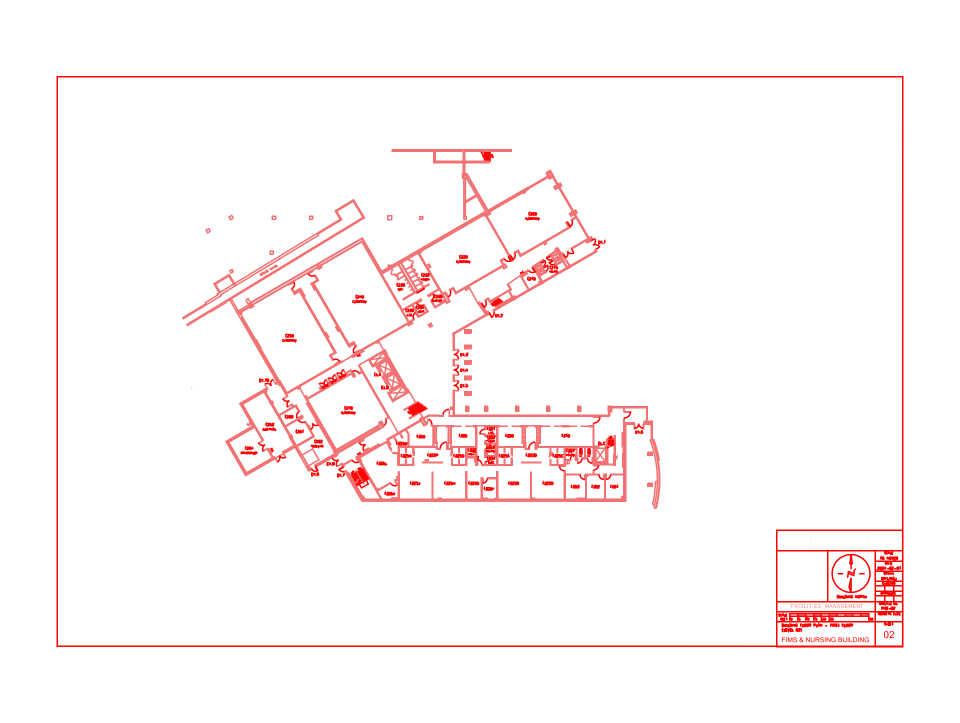
#> input picture walls.png, 1919 x 1446 px (shown at 1/2 size)
$ python -i floorplan.py   (imports and definitions only)
#> lines starting #> are read from the running program, lines starting #| are printed output that depends on the picture; after the words box and inside, x2 and y2 are one past the last pixel; in counts of white or black regions, pixels touching at a corner belong together
import ezdxf
import matplotlib.pyplot as plt
import cv2
from heapq import heappush, heappop
from ezdxf.addons.drawing import RenderContext, Frontend
from ezdxf.addons.drawing.matplotlib import MatplotlibBackend

# [24 lines left out: function dxf_layer_to_png, not called in this run]

def image_to_nav_grid(image_path, cell_size=10):
    # I couldnt find a way to reliably use ezdxf and the actual line info to create a mesh, so i decided to do the scuffed thing and use opencv over the generated picutre (this is positively cooked)
#> called with image_path = 'walls.png', cell_size = 10
    img = cv2.imread(image_path, cv2.IMREAD_GRAYSCALE)
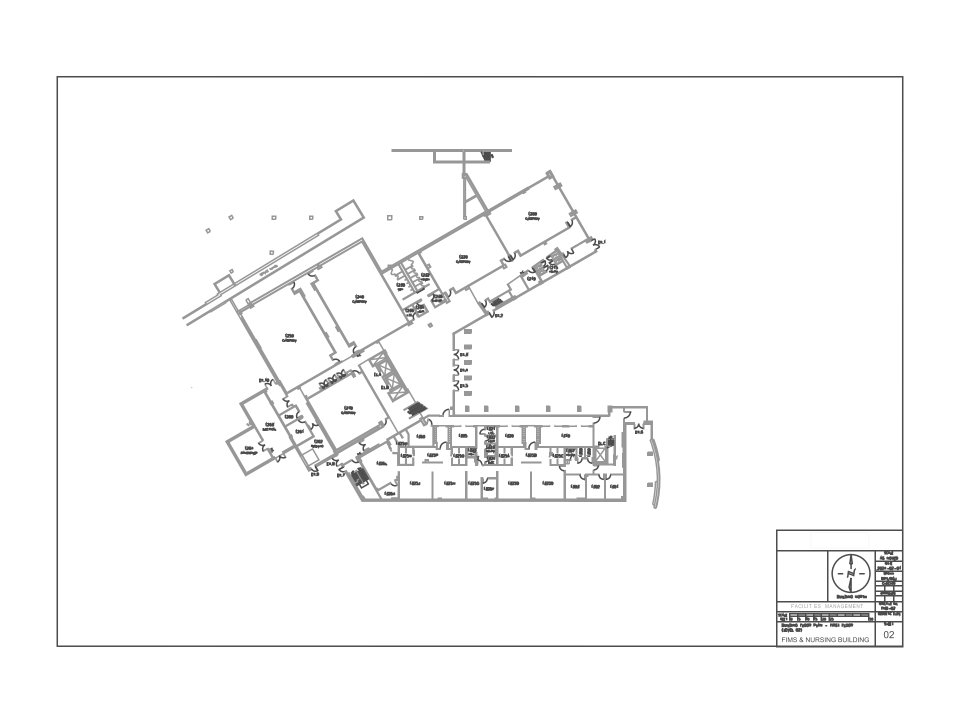
#> img: shape (1446, 1919) (shown at 1/2 size); min 75, max 255, mean 249.3

    if img is None:
        raise FileNotFoundError(f"Could not read image at {image_path}") # couldn't find image

    h, w = img.shape # define height and width, taken from image
#> h = 1446; w = 1919

    grid = cv2.resize(img, (w//cell_size, h//cell_size), interpolation=cv2.INTER_AREA)
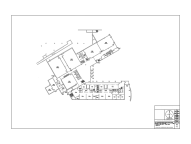
#> grid: shape (144, 191); min 80, max 255, mean 249.3
    _, grid = cv2.threshold(grid, 200, 1, cv2.THRESH_BINARY_INV) # _ represented 200, throwaaya
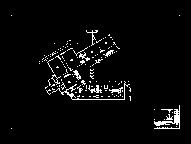
#> grid: shape (144, 191); values 0 (black) and 1 (white), 3.9% white in thin lines or dots, all inside (x1, y1, x2, y2) = (11, 15, 180, 129)
    return grid, (h, w)

# [32 lines left out: function a_star, not called in this run]

def heuristic(a, b):
    return ((a[0]-b[0])**2 + (a[1]-b[1])**2)**0.5

# [6 lines left out: function reconstruct_path, not called in this run]

def interactive_navigation(image_path, cell_size=10):
    try:
        grid, orig_size = image_to_nav_grid(image_path, cell_size)
#> orig_size = (1446, 1919)
    except FileNotFoundError as e:
        print(e)
        return

    # Setup visualization
    fig, (ax1, ax2) = plt.subplots(1, 2, figsize=(20, 10)) # creates 2 figures on the output
    img = cv2.imread(image_path)
#> img is the input picture: shape (1446, 1919, 3); mean B, G, R 247.1, 247, 254.7
    ax1.imshow(cv2.cvtColor(img, cv2.COLOR_BGR2RGB)) # show image
    ax1.set_title("click points")
    ax2.imshow(grid, cmap='gray', origin='lower') # show the mesh visualization

    clicks = []

    # creates coords based on where you click
    # [28 lines left out: function on_click, not called in this run]

    fig.canvas.mpl_connect('button_press_event', on_click) # set listener on mpl canvas
    plt.show() # show new plot
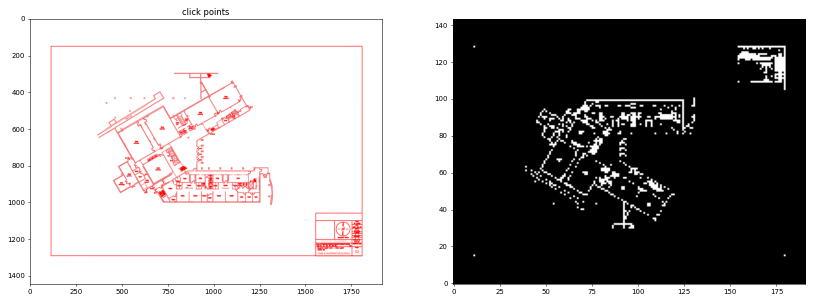
#> figure drawn by matplotlib, 2 panels

# [11 lines not run here, left out]

>>> result = interactive_navigation('walls.png')
